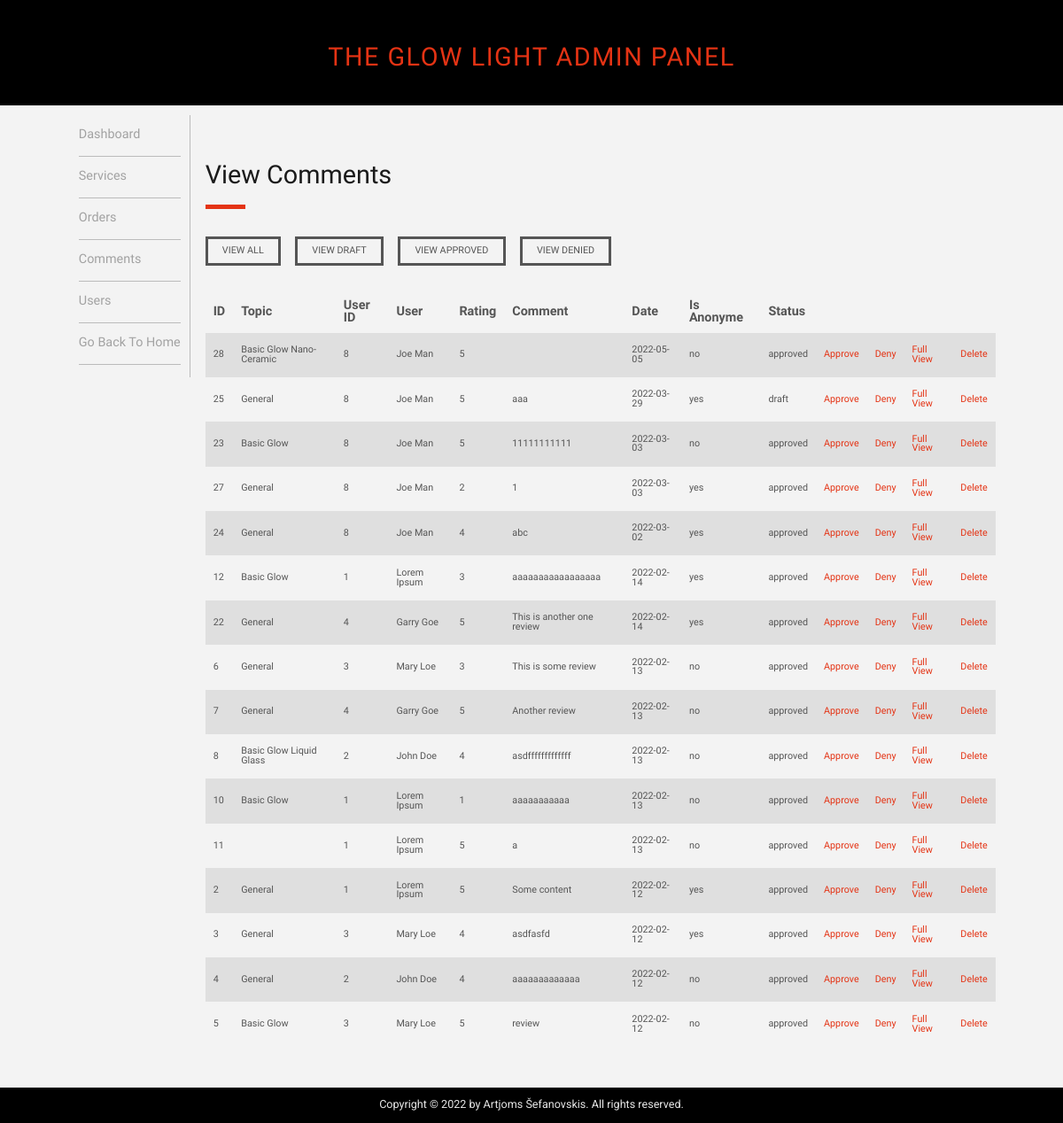
Before: /admin/admin_comments.php (signed in) with the older database file.
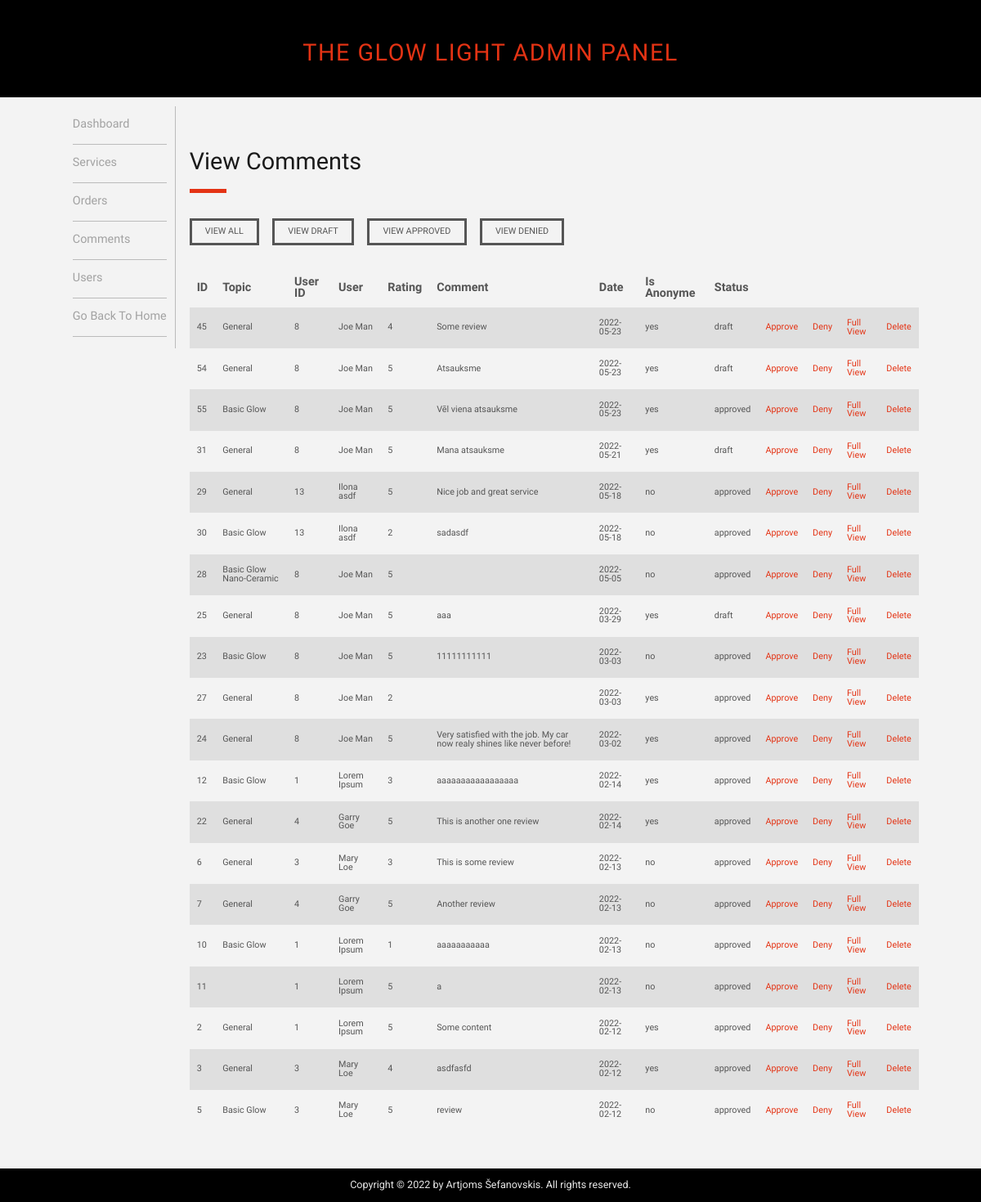
After: the same page with the newer database file.
### tables this page shows
CREATE TABLE `comments` (
  `comment_id` int(11) NOT NULL,
  `comment_topic_id` int(11) NOT NULL,
  `comment_user_id` int(11) NOT NULL,
  `comment_rating` int(1) NOT NULL,
  `comment_content` text DEFAULT NULL,
  `comment_date` date NOT NULL,
  `comment_isanonyme` tinyint(1) NOT NULL DEFAULT 0,
  `comment_status` varchar(255) NOT NULL DEFAULT 'draft'
);

CREATE TABLE `users` (
  `user_id` int(11) NOT NULL,
  `user_first` varchar(255) NOT NULL,
  `user_last` varchar(255) NOT NULL,
  `user_email` varchar(255) NOT NULL,
  `user_phone` int(9) NOT NULL,
  `user_phone_code` int(5) NOT NULL,
  `user_role` varchar(255) NOT NULL DEFAULT 'user',
  `user_password` varchar(255) NOT NULL
);

### admin/inc/view_all_comments.php (the view, shortened to what this page needs)
<?php
  if (!isset($_GET['where'])) {
    $where_statement = " ";
    $where = 'all';
  }
?>
<div class="page-header-box">
  <div>
    <h2 class="page-heading">View Comments</h2>
    <span class="page-heading-line"></span>
  </div>
</div>
<div class="where-box">
  <a class="where-btn" href="admin_comments.php?where=all">View All</a>
  <a class="where-btn" href="admin_comments.php?where=draft">View Draft</a>
  <a class="where-btn" href="admin_comments.php?where=approve">View Approved</a>
  <a class="where-btn" href="admin_comments.php?where=deny">View Denied</a>
</div>
<?php
  $query = "select comment_id,
  CASE
      WHEN c.comment_topic_id = 1 THEN 'General'
        ELSE s.service_title
  END as 'the_comment_topic',
    u.user_id,
    u.user_first,
    u.user_last,
    c.comment_rating,
    c.comment_content,
    c.comment_date,
    CASE
      WHEN c.comment_isanonyme = true THEN 'yes'
        ELSE 'no'
    END as 'isanonyme',
    c.comment_status ";
  $query.= "FROM comments as c
  LEFT JOIN services as s on s.service_id = c.comment_topic_id
  JOIN users as u on u.user_id = c.comment_user_id ";
  $query.= $where_statement;
  $query.= "ORDER BY c.comment_date desc";
  $select_comments = mysqli_query($conn,$query);
  if(mysqli_num_rows($select_comments) == 0){
    echo "<div class='empty-msg'>Looks like it is empty here...</div>";
  }
  else{
?>
  <table class="hor-table view-all-comments-table">
    <thead class="hor-table-head" >
      <tr>
        <th>ID</th>
        <th>Topic</th>
        <th>User ID</th>
        <th>User</th>
        <th>Rating</th>
        <th>Comment</th>
        <th>Date</th>
        <th>Is Anonyme</th>
        <th>Status</th>
        <th></th>
        <th></th>
        <th></th>
      </tr>
    </thead>
    <tbody class="hor-table-body">
    <?php
      while ($row = mysqli_fetch_assoc($select_comments)) {
        $comment_id = $row['comment_id'];
        $comment_topic = $row['the_comment_topic'];
        $comment_user_id = $row['user_id'];
        $user_first = $row['user_first'];
        $user_last = $row['user_last'];
        $comment_rating = $row['comment_rating'];
        $comment_content = substr($row['comment_content'],0, 200);
        $comment_date = $row['comment_date'];
        $comment_isanonyme = $row['isanonyme'];
        $comment_status = $row['comment_status'];
        echo "<tr>";
        echo "<td>{$comment_id}</td>";
        echo "<td>{$comment_topic}</td>";
        echo "<td>{$comment_user_id}</td>";
        echo "<td>$user_first $user_last</td>";
        echo "<td>{$comment_rating}</td>";
        echo "<td>{$comment_content}</td>";
        echo "<td>{$comment_date}</td>";
        echo "<td>{$comment_isanonyme}</td>";
        echo "<td>{$comment_status}</td>";
        echo "<td><a href='admin_comments.php?change_to_approved=$comment_id&where=$where'>Approve</a></td>";
        echo "<td><a href='admin_comments.php?change_to_deny=$comment_id&where=$where'>Deny</a></td>";
        echo "<td><a href='admin_comments.php?source=view_comment&c_id=$comment_id&where=$where'>Full View</a></td>";
        echo "<td><a href='admin_comments.php?delete=$comment_id&where=$where'>Delete</a></td>";
        echo "</tr>";
      }
    ?>
  </tbody>
</table>
<?php } ?>

Changed rows visible on the page:
removed comments: comment_id "8", comment_topic "Basic Glow Liquid Glass", comment_user.user_id "2", comment_user.user_first "John", comment_user.user_last "Doe", comment_rating "4", comment_content "asdfffffffffffff", comment_date "2022-02-13", comment_isanonyme "no", comment_status "approved"
removed comments: comment_id "4", comment_topic "General", comment_user.user_id "2", comment_user.user_first "John", comment_user.user_last "Doe", comment_rating "4", comment_content "aaaaaaaaaaaaa", comment_date "2022-02-12", comment_isanonyme "no", comment_status "approved"
added comments: comment_id "45", comment_topic "General", comment_user.user_id "8", comment_user.user_first "Joe", comment_user.user_last "Man", comment_rating "4", comment_content "Some review", comment_date "2022-05-23", comment_isanonyme "yes", comment_status "draft"
added comments: comment_id "54", comment_topic "General", comment_user.user_id "8", comment_user.user_first "Joe", comment_user.user_last "Man", comment_rating "5", comment_content "Atsauksme", comment_date "2022-05-23", comment_isanonyme "yes", comment_status "draft"
added comments: comment_id "55", comment_topic "Basic Glow", comment_user.user_id "8", comment_user.user_first "Joe", comment_user.user_last "Man", comment_rating "5", comment_content "Vēl viena atsauksme", comment_date "2022-05-23", comment_isanonyme "yes", comment_status "approved"
added comments: comment_id "31", comment_topic "General", comment_user.user_id "8", comment_user.user_first "Joe", comment_user.user_last "Man", comment_rating "5", comment_content "Mana atsauksme", comment_date "2022-05-21", comment_isanonyme "yes", comment_status "draft"
added comments: comment_id "29", comment_topic "General", comment_user.user_id "13", comment_user.user_first "Ilona", comment_user.user_last "asdf", comment_rating "5", comment_content "Nice job and great service", comment_date "2022-05-18", comment_isanonyme "no", comment_status "approved"
added comments: comment_id "30", comment_topic "Basic Glow", comment_user.user_id "13", comment_user.user_first "Ilona", comment_user.user_last "asdf", comment_rating "2", comment_content "sadasdf", comment_date "2022-05-18", comment_isanonyme "no", comment_status "approved"
changed comments id 27: comment_content "1" → (not shown)
changed comments id 24: comment_rating "4" → "5"; comment_content "abc" → "Very satisfied with the job. My car now realy shines like never before!"
